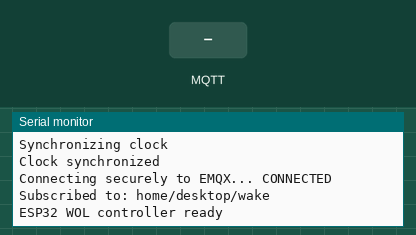
Bench run of a sketch on a simulated ESP32. Parts: the last lines printed to the serial monitor. Inputs (shaded band) come from the test bench. WiFi joins after 1.5 s; servers stay silent unless stated; the local clock reads 2024-03-15 10:24:30 at power-on unless the sketch sets it; no MQTT or app messages arrive unless stated.

Above: at 3.7 s.
3.8 s: MQTT message "WAKE" arrives on the first subscribed topic
At 5.3 s:
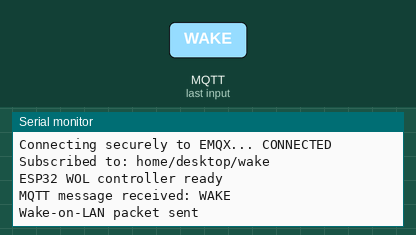
5.6 s: MQTT message "1" arrives on the first subscribed topic
At 6.4 s:
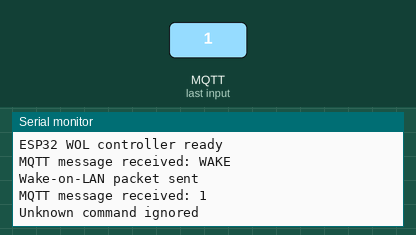
7.1 s: MQTT message "on" arrives on the first subscribed topic
At 7.6 s:
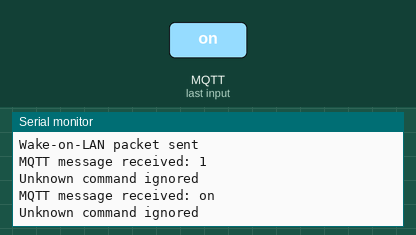
8.6 s: MQTT message "off" arrives on the first subscribed topic
At 9.8 s:
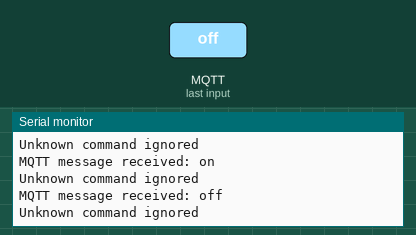
10.1 s: MQTT message "WAKE" arrives on the first subscribed topic
At 11.1 s:
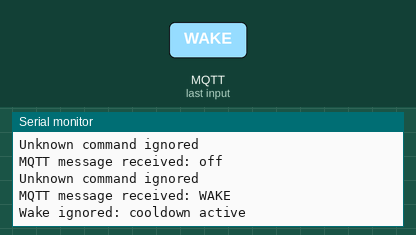

Measured:
- after the input at 3.8 s, the serial monitor: prints a new line at once (image 1)
- after the input at 5.6 s, the serial monitor: prints a new line at once (image 2)
- after the input at 7.1 s, the serial monitor: prints a new line at once (image 3)
- after the input at 8.6 s, the serial monitor: prints a new line at once (image 4)
- after the input at 10.1 s, the serial monitor: prints a new line at once (image 5)

The sketch:

esp32_remote_control.ino
```cpp
#include <WiFi.h>
#include <WiFiClientSecure.h>
#include <PubSubClient.h>
#include <WiFiUdp.h>
#include <time.h>


#include "secrets.h"
#include "config.h"
// =========================
// Wi-Fi
// =========================
const char* wifi_ssid = WIFI_SSID;
const char* wifi_password = WIFI_PASSWORD;

// =========================
// EMQX MQTT
// =========================
const char* mqtt_host = MQTT_HOST;

const int mqtt_port = MQTT_PORT;

const char* mqtt_username = MQTT_USERNAME;
const char* mqtt_password = MQTT_PASSWORD;

const char* mqtt_client_id = MQTT_CLIENT_ID;
const char* mqtt_topic = MQTT_TOPIC;

// =========================
// EMQX CA certificate
// =========================
static const char root_ca[] PROGMEM = R"EOF(
-----BEGIN CERTIFICATE-----
MIIDjjCCAnagAwIBAgIQAzrx5qcRqaC7KGSxHQn65TANBgkqhkiG9w0BAQsFADBh
MQswCQYDVQQGEwJVUzEVMBMGA1UEChMMRGlnaUNlcnQgSW5jMRkwFwYDVQQLExB3
d3cuZGlnaWNlcnQuY29tMSAwHgYDVQQDExdEaWdpQ2VydCBHbG9iYWwgUm9vdCBH
MjAeFw0xMzA4MDExMjAwMDBaFw0zODAxMTUxMjAwMDBaMGExCzAJBgNVBAYTAlVT
MRUwEwYDVQQKEwxEaWdpQ2VydCBJbmMxGTAXBgNVBAsTEHd3dy5kaWdpY2VydC5j
b20xIDAeBgNVBAMTF0RpZ2lDZXJ0IEdsb2JhbCBSb290IEcyMIIBIjANBgkqhkiG
9w0BAQEFAAOCAQ8AMIIBCgKCAQEAuzfNNNx7a8myaJCtSnX/RrohCgiN9RlUyfuI
2/Ou8jqJkTx65qsGGmvPrC3oXgkkRLpimn7Wo6h+4FR1IAWsULecYxpsMNzaHxmx
1x7e/dfgy5SDN67sH0NO3Xss0r0upS/kqbitOtSZpLYl6ZtrAGCSYP9PIUkY92eQ
q2EGnI/yuum06ZIya7XzV+hdG82MHauVBJVJ8zUtluNJbd134/tJS7SsVQepj5Wz
tCO7TG1F8PapspUwtP1MVYwnSlcUfIKdzXOS0xZKBgyMUNGPHgm+F6HmIcr9g+UQ
vIOlCsRnKPZzFBQ9RnbDhxSJITRNrw9FDKZJobq7nMWxM4MphQIDAQABo0IwQDAP
BgNVHRMBAf8EBTADAQH/MA4GA1UdDwEB/wQEAwIBhjAdBgNVHQ4EFgQUTiJUIBiV
5uNu5g/6+rkS7QYXjzkwDQYJKoZIhvcNAQELBQADggEBAGBnKJRvDkhj6zHd6mcY
1Yl9PMWLSn/pvtsrF9+wX3N3KjITOYFnQoQj8kVnNeyIv/iPsGEMNKSuIEyExtv4
NeF22d+mQrvHRAiGfzZ0JFrabA0UWTW98kndth/Jsw1HKj2ZL7tcu7XUIOGZX1NG
Fdtom/DzMNU+MeKNhJ7jitralj41E6Vf8PlwUHBHQRFXGU7Aj64GxJUTFy8bJZ91
8rGOmaFvE7FBcf6IKshPECBV1/MUReXgRPTqh5Uykw7+U0b6LJ3/iyK5S9kJRaTe
pLiaWN0bfVKfjllDiIGknibVb63dDcY3fe0Dkhvld1927jyNxF1WW6LZZm6zNTfl
MrY=
-----END CERTIFICATE-----
)EOF";

// =========================
// Wake-on-LAN
// =========================
WiFiUDP udp;

const uint8_t targetMac[6] = { TARGET_MAC_BYTES };

IPAddress broadcastIp(WOL_BROADCAST_OCTETS);
const int wolPort = WOL_PORT;

// =========================
// MQTT objects
// =========================
WiFiClientSecure secureClient;
PubSubClient mqtt(secureClient);

unsigned long lastWake = 0;
const unsigned long wakeCooldown = 30000;


// =========================
// Send Wake-on-LAN
// =========================
void sendWakeOnLan() {

  // Prevent repeated wake commands
  if (millis() - lastWake < wakeCooldown && lastWake != 0) {
    Serial.println("Wake ignored: cooldown active");
    return;
  }

  uint8_t packet[102];

  for (int i = 0; i < 6; i++) {
    packet[i] = 0xFF;
  }

  for (int i = 1; i <= 16; i++) {
    memcpy(&packet[i * 6], targetMac, 6);
  }

  // Send three times for reliability
  for (int i = 0; i < 3; i++) {
    udp.beginPacket(broadcastIp, wolPort);
    udp.write(packet, sizeof(packet));
    udp.endPacket();

    delay(100);
  }

  lastWake = millis();

  Serial.println("Wake-on-LAN packet sent");
}


// =========================
// MQTT message received
// =========================
void mqttCallback(char* topic, byte* payload, unsigned int length) {

  String message;

  for (unsigned int i = 0; i < length; i++) {
    message += (char)payload[i];
  }

  message.trim();

  Serial.print("MQTT message received: ");
  Serial.println(message);

  // Only one valid command
  if (message == "WAKE") {
    sendWakeOnLan();
  }
  else {
    Serial.println("Unknown command ignored");
  }
}


// =========================
// Connect Wi-Fi
// =========================
void connectWiFi() {

  Serial.print("Connecting to Wi-Fi");

  WiFi.mode(WIFI_STA);
  WiFi.begin(wifi_ssid, wifi_password);

  while (WiFi.status() != WL_CONNECTED) {
    delay(500);
    Serial.print(".");
  }

  Serial.println();
  Serial.println("Wi-Fi connected");

  Serial.print("ESP32 IP: ");
  Serial.println(WiFi.localIP());

  udp.begin(wolPort);
}


// =========================
// Set correct time for TLS
// =========================
void syncClock() {

  Serial.print("Synchronizing clock");

  configTime(
    0,
    0,
    "pool.ntp.org",
    "time.google.com"
  );

  time_t now = time(nullptr);

  while (now < 1700000000) {
    delay(500);
    Serial.print(".");
    now = time(nullptr);
  }

  Serial.println();
  Serial.println("Clock synchronized");
}


// =========================
// Connect MQTT
// =========================
void connectMQTT() {

  while (!mqtt.connected()) {

    Serial.print("Connecting securely to EMQX... ");

    if (mqtt.connect(
          mqtt_client_id,
          mqtt_username,
          mqtt_password
        )) {

      Serial.println("CONNECTED");

      if (mqtt.subscribe(mqtt_topic, 1)) {
        Serial.print("Subscribed to: ");
        Serial.println(mqtt_topic);
      }
      else {
        Serial.println("MQTT subscription failed");
      }
    }
    else {

      Serial.print("FAILED, MQTT state=");
      Serial.println(mqtt.state());

      delay(5000);
    }
  }
}


// =========================
// Setup
// =========================
void setup() {

  Serial.begin(115200);
  delay(1000);

  connectWiFi();

  // TLS certificate validation needs correct time
  syncClock();

  secureClient.setCACert(root_ca);

  mqtt.setServer(mqtt_host, mqtt_port);
  mqtt.setCallback(mqttCallback);
  mqtt.setKeepAlive(30);

  connectMQTT();

  Serial.println();
  Serial.println("ESP32 WOL controller ready");
}


// =========================
// Main loop
// =========================
void loop() {

  if (WiFi.status() != WL_CONNECTED) {
    connectWiFi();
  }

  if (!mqtt.connected()) {
    connectMQTT();
  }

  mqtt.loop();
}
```

secrets.example.h
```cpp
#pragma once

#define WIFI_SSID "YOUR_WIFI_NAME"
#define WIFI_PASSWORD "YOUR_WIFI_PASSWORD"

#define MQTT_USERNAME "esp32-wol"
#define MQTT_PASSWORD "YOUR_MQTT_PASSWORD"
```

config.example.h
```cpp
#pragma once

// Copy to config.h and replace these example values for your network.
#define MQTT_HOST "YOUR_EMQX_HOST.emqxsl.com"
#define MQTT_PORT 8883
#define MQTT_CLIENT_ID "esp32-wol"
#define MQTT_TOPIC "home/desktop/wake"

// Six hexadecimal MAC bytes of the desktop's wired Ethernet adapter.
#define TARGET_MAC_BYTES 0x02, 0x00, 0x00, 0x00, 0x00, 0x01
// Replace with the broadcast address for your actual subnet.
#define WOL_BROADCAST_OCTETS 192, 168, 1, 255
#define WOL_PORT 9
```
